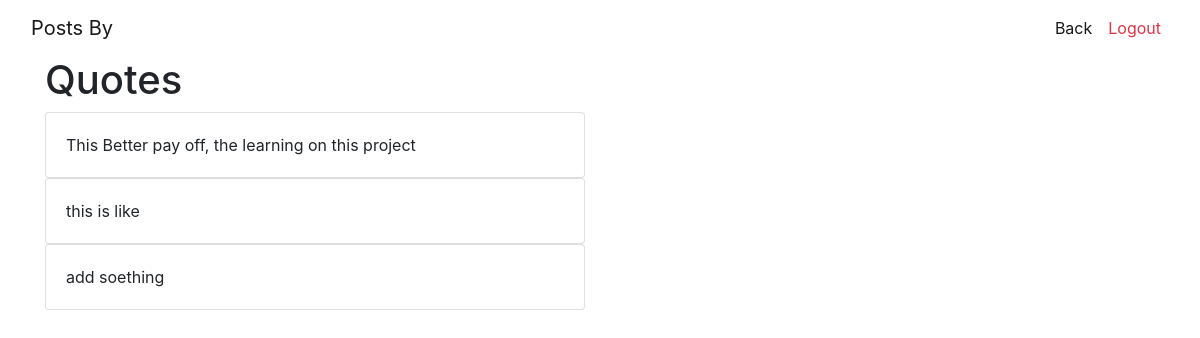
Page /user/1 on the committed database.
### GBeltApp/models.py (models this page shows)
class Quote(models.Model):
    author = models.CharField(max_length=255)
    content = models.TextField()
    poster = models.ForeignKey(User, related_name="posts", on_delete=models.CASCADE)
    likes = models.ManyToManyField(User, related_name="liked_quotes")
    created_at = models.DateTimeField(auto_now_add=True)
    updated_at = models.DateTimeField(auto_now=True)
    objects = QuoteManager()

### GBeltApp/views.py (the view)
# urls.py: path('user/<int:idShow>', views.userInfo),
def userInfo(request, idShow):
    content = {
        'idToUser': User.objects.get(id=idShow),
    }
    return render(request, "user.html", content)

### GBeltApp/templates/user.html (shortened to what this page needs)
<!DOCTYPE html>
<html>
<head>
    <link rel="stylesheet" href="https://cdnjs.cloudflare.com/ajax/libs/twitter-bootstrap/4.5.3/css/bootstrap.min.css">
</head>
<body>
<nav class="navbar navbar-light navbar-expand-md">
    <div class="container-fluid"><a class="navbar-brand">Posts
        By {{ idToUser.poster.first_name }} {{ idToUser.poster.last_name }}</a>
        <div class="collapse navbar-collapse d-lg-flex justify-content-lg-end" id="navcol-1">
            <ul class="nav navbar-nav">
                <li class="nav-item"><a class="nav-link active" href="/quotes">Back</a></li>
                <li class="nav-item"><a class="nav-link text-danger" href="/logout">Logout</a></li>
            </ul>
        </div>
    </div>
</nav>
<div>
    <div class="container">
        <div class="row">
            <div class="col-md-6">
                <h1>Quotes</h1>
                {% for all in idToUser.posts.all %}
                    <div class="card">
                        <div class="card-body">
                             <p class="card-text">{{ all.content }}</p>
                        </div>
                    </div>
                {% endfor %}
            </div>
        </div>
    </div>
</div>
</body>
</html>

### rows in the picture
Quote: content "This Better pay off, the learning on this project"
Quote: content "this is like"
Quote: content "add soething"
